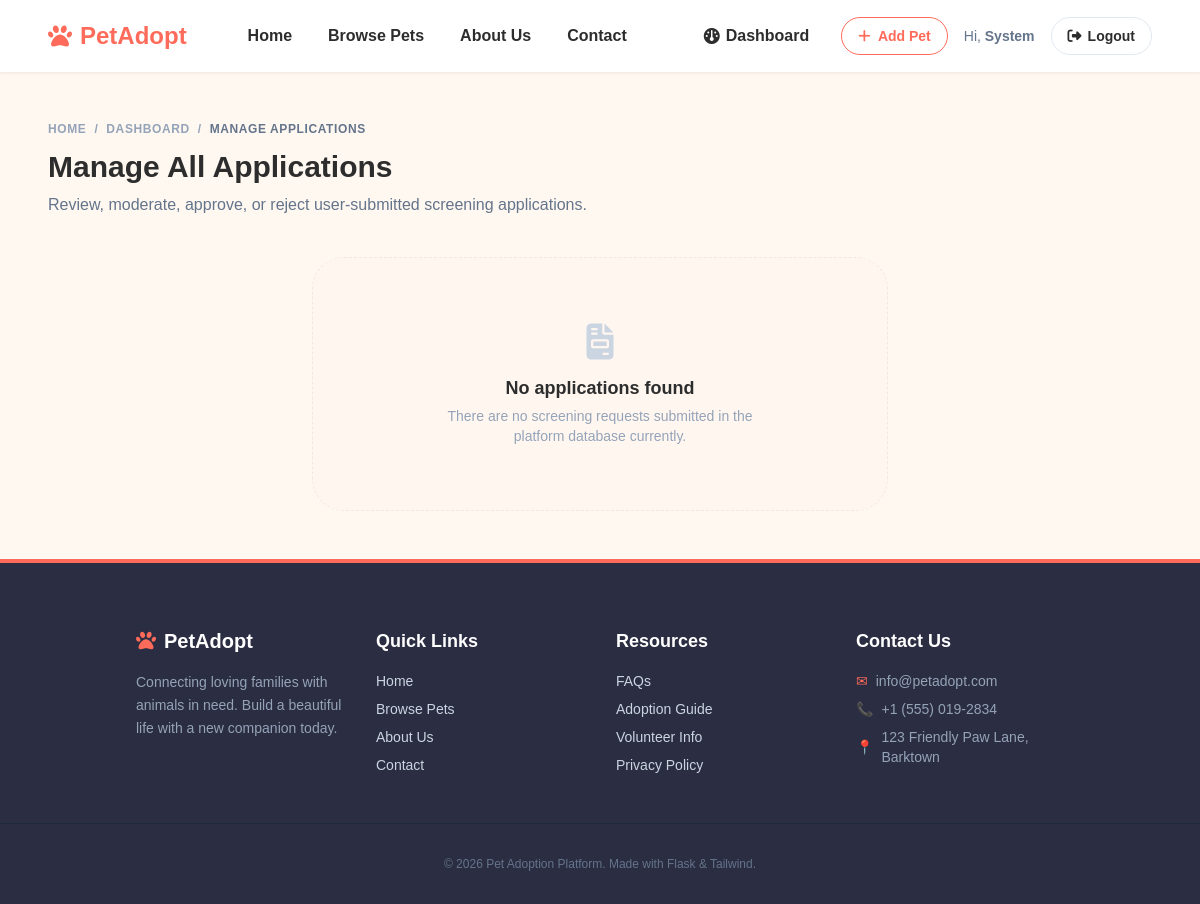
/admin/applications (signed in), run on an earlier commit of the app's database.
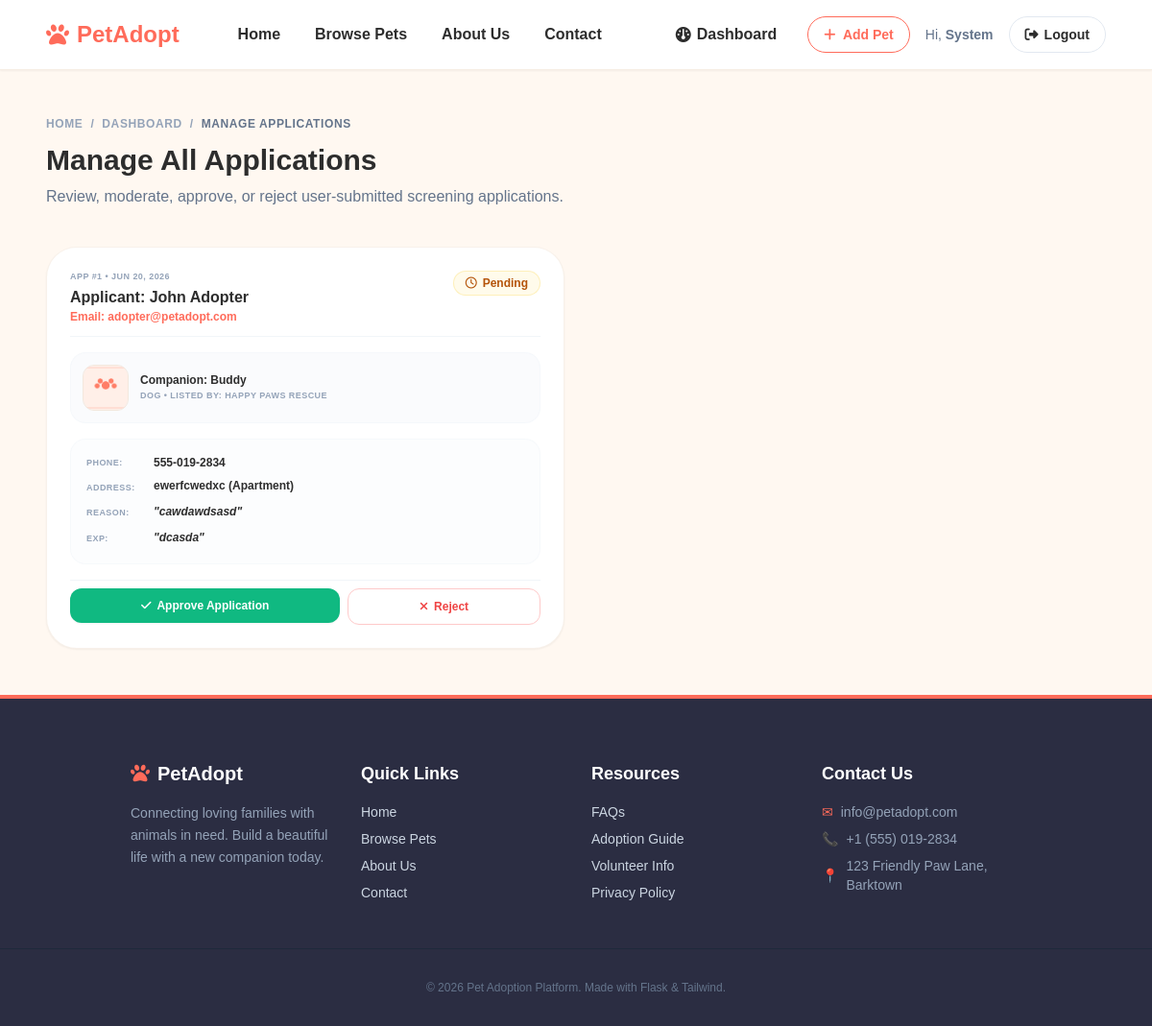
And on a later commit of the database.
### models.py (models this page shows, shortened)
class AdoptionApplication(db.Model):
    __tablename__ = 'adoption_applications'
    id = db.Column(db.Integer, primary_key=True)
    pet_id = db.Column(db.Integer, db.ForeignKey('pets.id'), nullable=False)
    applicant_id = db.Column(db.Integer, db.ForeignKey('users.id'), nullable=False)
    full_name = db.Column(db.String(100), nullable=False)
    phone = db.Column(db.String(20), nullable=False)
    address = db.Column(db.String(255), nullable=False)
    home_type = db.Column(db.String(50), nullable=False)  # Apartment, House, Farmhouse, Other
    reason = db.Column(db.Text, nullable=False)
    previous_pet_experience = db.Column(db.Text, nullable=True)
    status = db.Column(db.String(20), nullable=False, default='pending')  # pending, approved, rejected
    applied_at = db.Column(db.DateTime, default=datetime.utcnow)

class User(db.Model, UserMixin):
    __tablename__ = 'users'
    id = db.Column(db.Integer, primary_key=True)
    name = db.Column(db.String(100), nullable=False)
    email = db.Column(db.String(120), unique=True, nullable=False)
    password_hash = db.Column(db.String(255), nullable=False)
    role = db.Column(db.String(20), nullable=False, default='adopter')  # adopter, shelter, admin
    phone = db.Column(db.String(20), nullable=True)
    city = db.Column(db.String(100), nullable=True)
    created_at = db.Column(db.DateTime, default=datetime.utcnow)
    pets = db.relationship('Pet', backref='shelter', lazy=True, cascade="all, delete-orphan")
    applications = db.relationship('AdoptionApplication', backref='applicant', lazy=True, cascade="all, delete-orphan")

class Pet(db.Model):
    __tablename__ = 'pets'
    id = db.Column(db.Integer, primary_key=True)
    name = db.Column(db.String(100), nullable=False)
    species = db.Column(db.String(50), nullable=False)  # Dog, Cat, Rabbit, Bird, Other
    breed = db.Column(db.String(100), nullable=True)
    age = db.Column(db.Integer, nullable=True)
    gender = db.Column(db.String(20), nullable=False)  # Male, Female
    size = db.Column(db.String(20), nullable=False)  # Small, Medium, Large
    color = db.Column(db.String(50), nullable=True)
    description = db.Column(db.Text, nullable=True)
    photo = db.Column(db.String(255), nullable=True, default='default_pet.png')
    location = db.Column(db.String(100), nullable=False)
    vaccinated = db.Column(db.Boolean, default=False)
    is_adopted = db.Column(db.Boolean, default=False)
    shelter_id = db.Column(db.Integer, db.ForeignKey('users.id'), nullable=False)
    created_at = db.Column(db.DateTime, default=datetime.utcnow)
    applications = db.relationship('AdoptionApplication', backref='pet', lazy=True, cascade="all, delete-orphan")

### admin_routes.py (the view)
@admin_bp.route('/admin/applications')
@login_required
@role_required('admin')
def manage_applications():
    applications = AdoptionApplication.query.order_by(AdoptionApplication.applied_at.desc()).all()
    return render_template('admin/manage_applications.html', applications=applications)

### utils.py (called while the page is built)
def role_required(*roles):
    def decorator(f):
        @wraps(f)
        def decorated_function(*args, **kwargs):
            if not current_user.is_authenticated or current_user.role not in roles:
                abort(403)
            return f(*args, **kwargs)
        return decorated_function
    return decorator

### templates/admin/manage_applications.html (shortened to what the changed rows need)
{% extends 'base.html' %}
{% block content %}
<div class="container mx-auto max-w-7xl px-6 md:px-12 py-12 text-left">
    <div class="mb-10 animate-fade-in-up">
        <h1 class="text-3xl font-black text-dark mb-2">Manage All Applications</h1>
    </div>
    <div class="animate-fade-in-up" style="animation-delay: 100ms;">
        {% if applications %}
            <div class="grid grid-cols-1 lg:grid-cols-2 gap-6">
                {% for app in applications %}
                    <div class="bg-white border border-border/60 rounded-[32px] p-6 shadow-sm flex flex-col gap-4">
                        <div class="flex justify-between items-start border-b border-slate-100 pb-3">
                            <div>
                                <span class="text-[9px] font-bold text-slate-400 uppercase tracking-wider block mb-1">
                                    App #{{ app.id }} &bull; {{ app.applied_at.strftime('%b %d, %Y') }}
                                </span>
                                <h3 class="text-base font-black text-dark leading-tight">Applicant: {{ app.full_name }}</h3>
                                <p class="text-xs text-primary font-semibold mt-0.5">Email: {{ app.applicant.email }}</p>
                            </div>
                            <div>
                                {% if app.status == 'pending' %}
                                    <span class="inline-flex items-center gap-1.5 text-xs font-bold px-3 py-1 bg-amber-50 text-amber-700 border border-amber-200/50 rounded-full">
                                        <i class="fa-regular fa-clock"></i> Pending
                                    </span>
                                {% elif app.status == 'approved' %}
                                    <span class="inline-flex items-center gap-1.5 text-xs font-bold px-3 py-1 bg-emerald-50 text-emerald-700 border border-emerald-200/50 rounded-full">
                                        <i class="fa-solid fa-circle-check"></i> Approved
                                    </span>
                                {% else %}
                                    <span class="inline-flex items-center gap-1.5 text-xs font-bold px-3 py-1 bg-red-50 text-red-700 border border-red-200/50 rounded-full">
                                        <i class="fa-solid fa-circle-xmark"></i> Rejected
                                    </span>
                                {% endif %}
                            </div>
                        </div>
                        <div class="flex items-center gap-3 bg-slate-50/70 p-3 rounded-2xl border border-slate-100/50">
                            <div class="w-12 h-12 rounded-xl overflow-hidden border border-border bg-slate-100 flex-shrink-0">
                                {% if app.pet.photo %}
                                    <img src="{{ url_for('static', filename='uploads/pet_photos/' + app.pet.photo) }}" alt="{{ app.pet.name }}" class="w-full h-full object-cover">
                                {% else %}
                                    <img src="{{ url_for('static', filename='uploads/pet_photos/default_pet.png') }}" alt="{{ app.pet.name }}" class="w-full h-full object-cover">
                                {% endif %}
                            </div>
                            <div>
                                <h4 class="text-xs font-black text-dark">Companion: {{ app.pet.name }}</h4>
                                <p class="text-[9px] text-slate-400 font-bold uppercase tracking-wider mt-0.5">
                                    {{ app.pet.species }} &bull; Listed by: {{ app.pet.shelter.name }}
                                </p>
                            </div>
                        </div>
                        <div class="bg-slate-50/40 p-4 rounded-2xl border border-slate-100/50 text-xs text-slate-500 font-semibold space-y-2">
                            <p class="flex items-center gap-1.5"><span class="text-slate-400 font-bold uppercase text-[9px] tracking-wider w-16 flex-shrink-0">Phone:</span> <span class="text-dark">{{ app.phone }}</span></p>
                            <p class="flex items-start gap-1.5"><span class="text-slate-400 font-bold uppercase text-[9px] tracking-wider w-16 flex-shrink-0 mt-0.5">Address:</span> <span class="text-dark">{{ app.address }} ({{ app.home_type }})</span></p>
                            <p class="flex items-start gap-1.5"><span class="text-slate-400 font-bold uppercase text-[9px] tracking-wider w-16 flex-shrink-0 mt-0.5">Reason:</span> <span class="text-dark leading-relaxed italic">"{{ app.reason }}"</span></p>
                            {% if app.previous_pet_experience %}
                                <p class="flex items-start gap-1.5"><span class="text-slate-400 font-bold uppercase text-[9px] tracking-wider w-16 flex-shrink-0 mt-0.5">Exp:</span> <span class="text-dark leading-relaxed italic">"{{ app.previous_pet_experience }}"</span></p>
                            {% endif %}
                        </div>
                        {% if app.status == 'pending' and not app.pet.is_adopted %}
                            <div class="flex gap-2 pt-2 border-t border-slate-100">
                                <form action="{{ url_for('admin.approve_application', application_id=app.id) }}" method="POST" class="flex-grow">
                                    <button type="submit" class="w-full py-2.5 bg-emerald-500 hover:bg-emerald-600 text-white font-bold rounded-xl text-xs transition-colors cursor-pointer flex items-center justify-center gap-1.5 shadow-sm">
                                        <i class="fa-solid fa-check"></i> Approve Application
                                    </button>
                                </form>
                                <form action="{{ url_for('admin.reject_application', application_id=app.id) }}" method="POST" class="flex-grow">
                                    <button type="submit" class="w-full py-2.5 border border-red-200 text-red-500 hover:bg-red-50 font-bold rounded-xl text-xs transition-colors cursor-pointer flex items-center justify-center gap-1.5">
                                        <i class="fa-solid fa-xmark"></i> Reject
                                    </button>
                                </form>
                            </div>
                        {% endif %}
                    </div>
                {% endfor %}
            </div>
        {% else %}
            <div class="py-16 px-6 bg-primary-light/10 border border-dashed border-border rounded-[32px] text-center max-w-xl mx-auto flex flex-col items-center justify-center">
                <i class="fa-solid fa-file-invoice text-4xl text-slate-300 mb-3 block"></i>
                <h3 class="text-lg font-black text-dark mb-1">No applications found</h3>
                <p class="text-slate-400 text-sm max-w-xs">There are no screening requests submitted in the platform database currently.</p>
            </div>
        {% endif %}
    </div>
</div>
{% endblock %}

What changed in the data, as far as the page shows it:
added AdoptionApplication: id "1", applied_at "JUN 20, 2026", full_name "John Adopter", applicant.email "adopter@petadopt.com", status "pending" (drawn), photo (placeholder picture), pet.name "Buddy", pet.species "DOG", pet.shelter.name "HAPPY PAWS RESCUE", phone "555-019-2834", address "ewerfcwedxc", home_type "Apartment", reason "cawdawdsasd", previous_pet_experience "dcasda"
Also different on the page:
text no longer shown: "No applications found There are no screening requests submitted in the platform database currently."
